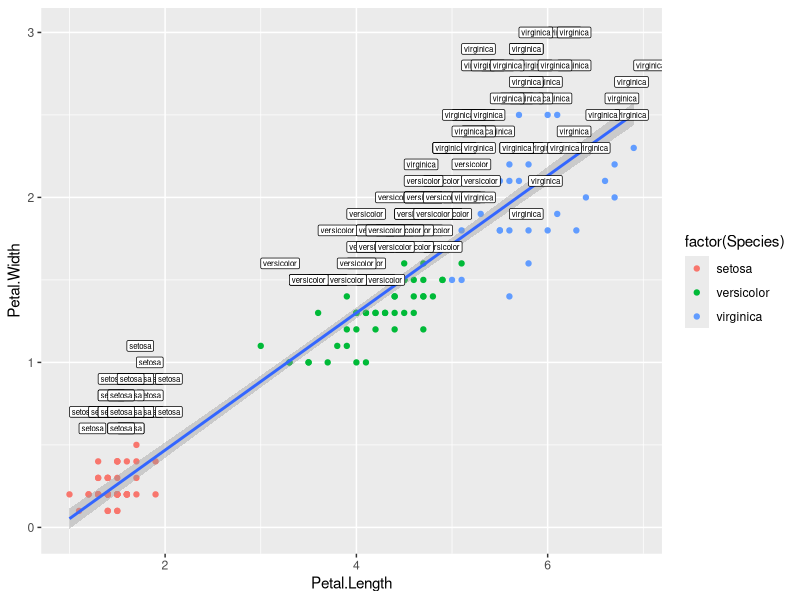

Write R code to recreate this figure.
library(ggplot2)
ggplot(iris,aes(x=Petal.Length,y=Petal.Width))+
  geom_point(aes(color=factor(Species)))+
  geom_smooth(method="lm")+
  geom_label(aes(label=Species,hjust=0),nudge_y=0.5,size=2)
print(iris)

